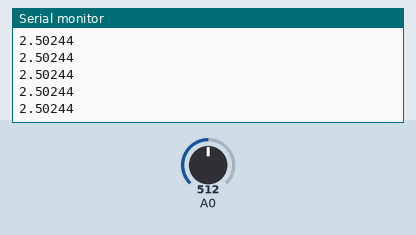
Simulated run of this sketch. Board: Arduino Uno, built with avr-gcc and run on an emulated ATmega328P. On the bench: the last lines printed to the serial monitor. Inputs (shaded band) come from the test bench; at power-on: A0 = 512.

Above: at 1.2 s.
1.3 s: A0 set to 716
At 1.8 s:
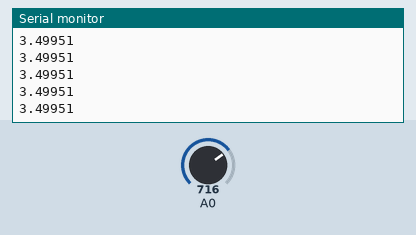
2.8 s: A0 set to 900
At 3.6 s:
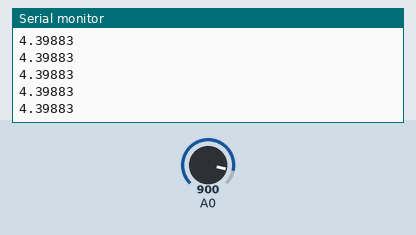
Timing chart, 0 to 5.8 s (numbered marks = the images above; inputs shaded):
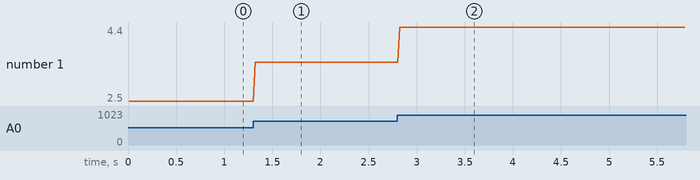

Measured:
- after the input at 1.3 s, the serial monitor: prints a new line at once (image 1)
- after the input at 2.8 s, the serial monitor: prints a new line at once (image 2)
- plotted number 1: 2.5 → 3.5 after the input at 1.3 s, 3.5 → 4.4 after the input at 2.8 s

The sketch:

photoDiodeTest.ino
```cpp
float x;

void setup()
{
  // initialize serial communication at 9600 bits per second:
  Serial.begin(9600);
}

// the loop routine runs over and over again forever:
void loop()
{
  // read the input on analog pin 0:
  float sensorValue = analogRead(A0);

  // print out the value you read:
  //Serial.println(sensorValue);

  delay(10);        // delay in between reads for stability

  x=5*sensorValue/1023;

  Serial.println(x,5);

  delay(10);
}
```
